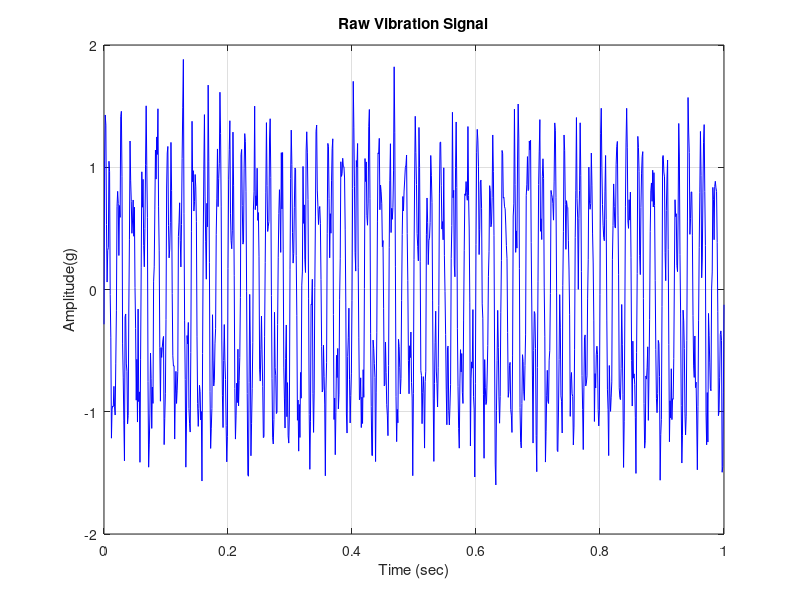
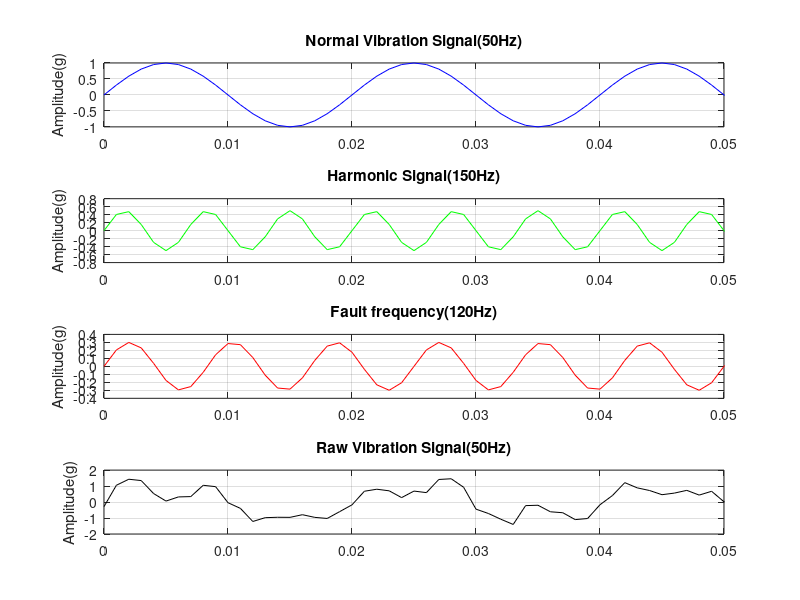
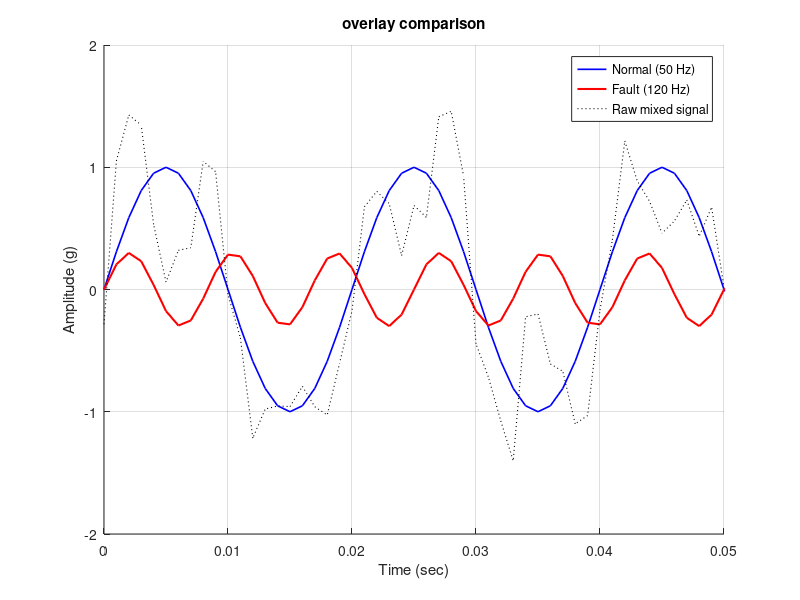
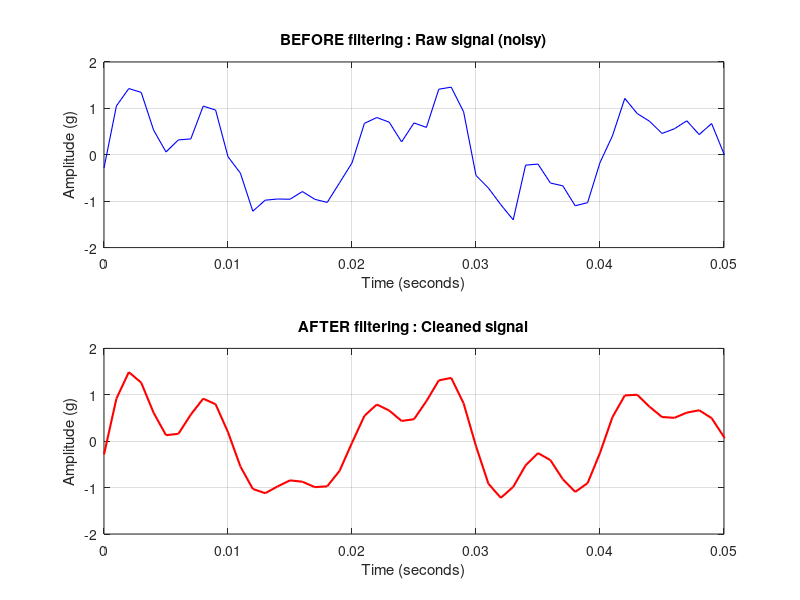

Here is the MATLAB script that generated these plots, in order: (Note: this script raises an error after producing the figures.)
%% ================================================
%  Project 1.1 — Industrial Vibration Analysis
%  Script: signal_vibration.m
%  Author: HoraEmbedded
%  Date: 2026
%  Description: Generate a synthetic vibration signal
%               with noise and a hidden fault frequency
%% ================================================

%% --- STEP1 : Define the time axis ---
fs = 1000;
T = 1;
t = 0 : 1/fs : T;

%% STEP2 : Generate signal
sign_normal = sin (2*pi*50*t);
sign_harmonic = 0.5 * sin(2*pi*150*t);
sign_fault = 0.3 * sin(2*pi*120*t);
noise = 0.2 * randn (size(t));

%% --- STEP 3: Combine everything into one signal ---
sign_raw = sign_normal + sign_harmonic + sign_fault + noise;

%% STEP 4 Visualisation raw signal

figure;
plot(t,sign_raw, 'b');
title('Raw Vibration Signal');
xlabel('Time (sec)');
ylabel('Amplitude(g)');
grid on;

figure;
subplot(4, 1, 1);
plot(t,sign_normal,'b');
xlim([0 0.05])
title('Normal Vibration Signal(50Hz)');
ylabel('Amplitude(g)');
grid on;

subplot(4, 1, 2);
plot(t,sign_harmonic,'g');
xlim([0 0.05])
title('Harmonic Signal(150Hz)');
ylabel('Amplitude(g)');
grid on;

subplot(4, 1, 3);
plot(t,sign_fault,'r');
xlim([0 0.05])
title('Fault frequency(120Hz)');
ylabel('Amplitude(g)');
grid on;
disp(['Total samples :', num2str(length(t))]);

subplot(4, 1, 4);
plot(t,sign_raw,'k');
xlim([0 0.05])
title('Raw Vibration Signal(50Hz)');
ylabel('Amplitude(g)');
grid on;

figure;                          
hold on;                        

plot(t, sign_normal,   'b',  'LineWidth', 1.2);
plot(t, sign_fault,    'r',  'LineWidth', 1.5);
plot(t, sign_raw,      'k:', 'LineWidth', 0.8);

xlim([0 0.05]);
legend('Normal (50 Hz)', 'Fault (120 Hz)', 'Raw mixed signal');
title('overlay comparison');
xlabel('Time (sec)');
ylabel('Amplitude (g)');
grid on;

%%  STEP 3 — Design and Apply a Low-Pass Filter

fc = 200;
order = 4;

Wn = fc/(fs/2);
[b, a] = butter(order,Wn,"low");
sign_filtered = filtfilt(b,a,sign_raw);

figure;

subplot(2, 1, 1);
plot(t, sign_raw, 'b', 'LineWidth', 0.8);
xlim([0 0.05]);
title('BEFORE filtering : Raw signal (noisy)');
xlabel('Time (seconds)');
ylabel('Amplitude (g)');
grid on;

subplot(2, 1, 2);
plot(t, sign_filtered, 'r', 'LineWidth', 1.5);
xlim([0 0.05]);
title('AFTER filtering : Cleaned signal');
xlabel('Time (seconds)');
ylabel('Amplitude (g)');
grid on;


figure;
hold on;

plot(t, sign_raw,      'b',  'LineWidth', 0.8);
plot(t, sign_filtered, 'r',  'LineWidth', 2.0);

xlim([0 0.05]);
ylim([-2.5 2.5]);

legend('Raw (noisy)', 'Filtered (clean)');
title('Filter Effect');
xlabel('Time (seconds)');
ylabel('Amplitude (g)');
grid on;


figure;
noise_removed = sign_raw - sign_filtered;  % What the filter took out

plot(t, noise_removed, 'Color', [0.5 0.5 0.5]);  % Gray color
xlim([0 0.05]);
title('What the Filter Removed — Pure Noise');
xlabel('Time (seconds)');
ylabel('Amplitude (g)');
grid on;


figure;
noise_removed = signal_raw - signal_filtered;  % What the filter took out

plot(t, noise_removed, 'Color', [0.5 0.5 0.5]);  % Gray color
xlim([0 0.05]);
title('What the Filter Removed — Pure Noise');
xlabel('Time (seconds)');
ylabel('Amplitude (g)');
grid on;


disp(['   Filter type     : Butterworth Low-Pass']);
disp(['   Filter order    : ', num2str(order)]);
disp(['   Cutoff frequency: ', num2str(fc), ' Hz']);
disp(['   Normalized Wn   : ', num2str(Wn)]);
